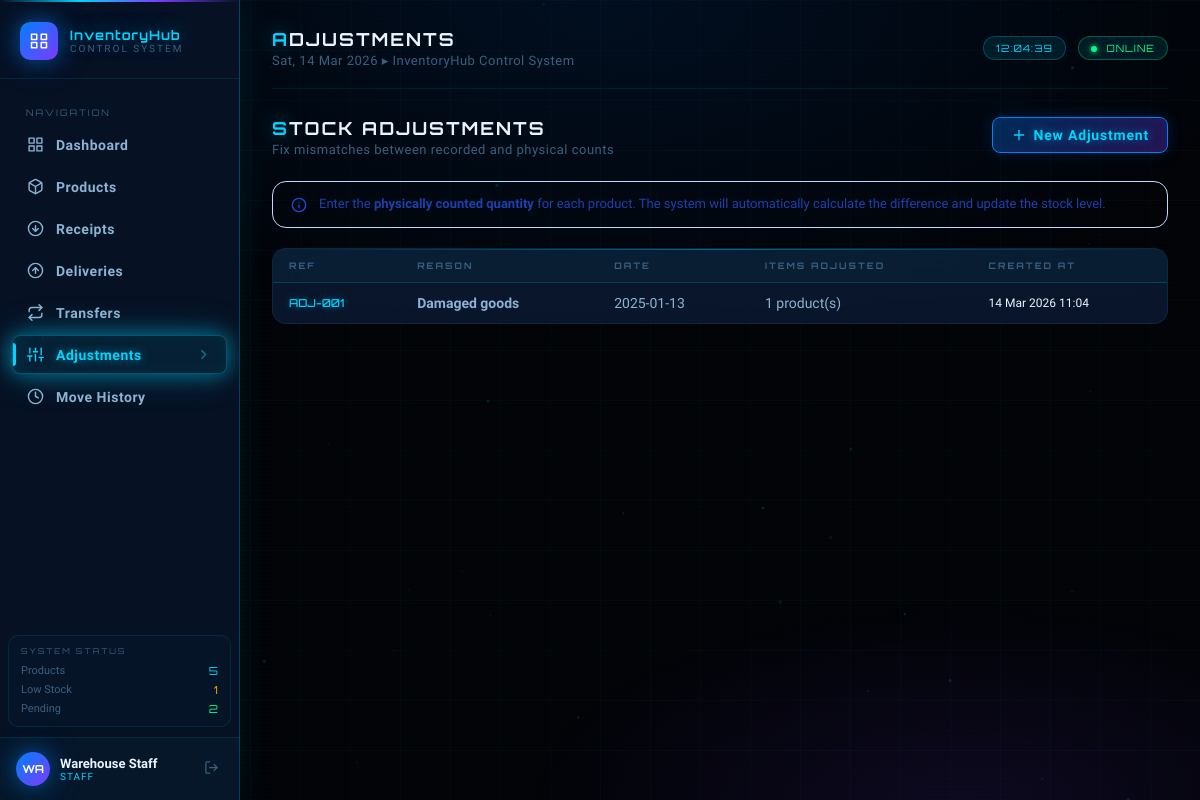
The app's page /pages/adjustments.php (signed in) with its own data.
### tables this page shows
CREATE TABLE adjustments (
    id         INT AUTO_INCREMENT PRIMARY KEY,
    ref_code   VARCHAR(20) NOT NULL UNIQUE,
    reason     VARCHAR(200) NOT NULL,
    adj_date   DATE NOT NULL,
    created_at DATETIME DEFAULT CURRENT_TIMESTAMP
);

### includes/config.php (called while the page is built, shortened)
<?php
function e($s) { return htmlspecialchars($s ?? '', ENT_QUOTES, 'UTF-8'); }

### pages/adjustments.php (the view, shortened to what this page needs)
<?php
require_once __DIR__ . '/../includes/config.php';
$adjustments = $conn->query("
    SELECT a.*, COUNT(ai.id) AS item_count
    FROM adjustments a
    LEFT JOIN adjustment_items ai ON ai.adjustment_id = a.id
    GROUP BY a.id ORDER BY a.created_at DESC
")->fetch_all(MYSQLI_ASSOC);
include __DIR__ . '/../includes/header.php';
?>
<div class="page-header" style="display:flex;align-items:flex-start;justify-content:space-between;margin-bottom:24px;gap:16px;">
  <div class="page-header-left"><div class="page-title"><span>S</span>tock Adjustments</div><div class="page-subtitle">Fix mismatches between recorded and physical counts</div></div>
  <button class="btn btn-primary" data-modal-open="adjModal">
    <i data-feather="plus"></i> New Adjustment
  </button>
</div>
<div style="background:var(--blue-100);border:1px solid #bfdbfe;border-radius:var(--radius-lg);padding:14px 18px;display:flex;gap:12px;margin-bottom:20px;">
  <i data-feather="info" style="color:#1d4ed8;flex-shrink:0;margin-top:1px;"></i>
  <p style="font-size:13px;color:#1e40af;">
    Enter the <strong>physically counted quantity</strong> for each product. The system will automatically calculate the difference and update the stock level.
  </p>
</div>
<div class="glass-panel">
  <div class="table-wrap">
    <table>
      <thead>
        <tr><th>Ref</th><th>Reason</th><th>Date</th><th>Items Adjusted</th><th>Created At</th></tr>
      </thead>
      <tbody>
        <?php foreach ($adjustments as $a): ?>
        <tr>
          <td class="td-mono"><?= e($a['ref_code']) ?></td>
          <td style="font-weight:600;"><?= e($a['reason']) ?></td>
          <td><?= e($a['adj_date']) ?></td>
          <td><?= $a['item_count'] ?> product(s)</td>
          <td style="color:var(--slate-400);font-size:12px;"><?= date('d M Y H:i', strtotime($a['created_at'])) ?></td>
        </tr>
        <?php endforeach; ?>
      </tbody>
    </table>
  </div>
</div>
<?php
include __DIR__ . '/../includes/footer.php';
?>

### assets/css/style.css (style rules this page uses)
:root { --bg-void: #020408; --bg-deep: #060d18; --bg-panel: rgba(8, 20, 40, 0.85); --bg-glass: rgba(10, 25, 50, 0.6); --bg-card: rgba(12, 28, 55, 0.75); --neon-cyan: #00d4ff; --neon-blue: #0080ff; --neon-violet: #7c3aff; --neon-green: #00ff88; --neon-amber: #ffaa00; --neon-red: #ff3366; --glow-cyan: 0 0 20px rgba(0,212,255,0.5), 0 0 40px rgba(0,212,255,0.2); --glow-blue: 0 0 20px rgba(0,128,255,0.5), 0 0 40px rgba(0,128,255,0.2); --glow-green: 0 0 20px rgba(0,255,136,0.4), 0 0 40px rgba(0,255,136,0.15); --glow-amber: 0 0 20px rgba(255,170,0,0.4), 0 0 40px rgba(255,170,0,0.15); --glow-red: 0 0 20px rgba(255,51,102,0.4), 0 0 40px rgba(255,51,102,0.15); --glow-violet: 0 0 20px rgba(124,58,255,0.5), 0 0 40px rgba(124,58,255,0.2); --border-neon: rgba(0,212,255,0.25); --border-subtle: rgba(0,212,255,0.1); --text-primary: #e8f4ff; --text-secondary:#8ab4d4; --text-muted: #3a6080; --sidebar-w: 240px; --radius: 8px; --radius-lg: 14px; --radius-xl: 20px; }
*, *::before, *::after { box-sizing: border-box; margin: 0; padding: 0; }
html { scroll-behavior: smooth; }
body { font-family: 'Rajdhani', sans-serif; font-size: 15px; color: var(--text-primary); background: var(--bg-void); overflow-x: hidden; min-height: 100vh; }
body::before { content: ''; position: fixed; inset: 0; background-image: linear-gradient(rgba(0,212,255,0.03) 1px, transparent 1px), linear-gradient(90deg, rgba(0,212,255,0.03) 1px, transparent 1px); background-size: 50px 50px; animation: gridScroll 20s linear infinite; pointer-events: none; z-index: 0; }
body::after { content: ''; position: fixed; inset: 0; background: radial-gradient(ellipse 80% 60% at 50% 0%, rgba(0,80,180,0.15) 0%, transparent 70%), radial-gradient(ellipse 60% 40% at 80% 100%, rgba(124,58,255,0.1) 0%, transparent 60%); pointer-events: none; z-index: 0; }
.page-title { font-family: 'Orbitron', monospace; font-size: 18px; font-weight: 700; color: var(--text-primary); letter-spacing: 2px; text-transform: uppercase; }
.page-title span { color: var(--neon-cyan); text-shadow: var(--glow-cyan); }
.page-subtitle { font-size: 13px; color: var(--text-muted); margin-top: 3px; letter-spacing: 0.5px; }
.glass-panel { background: var(--bg-card); backdrop-filter: blur(16px); -webkit-backdrop-filter: blur(16px); border: 1px solid var(--border-subtle); border-radius: var(--radius-lg); overflow: hidden; position: relative; transition: border-color 0.3s; }
.glass-panel::before { content: ''; position: absolute; top: 0; left: 0; right: 0; height: 1px; background: linear-gradient(90deg, transparent, var(--neon-cyan), transparent); opacity: 0.4; }
.table-wrap { overflow-x: auto; }
table { width: 100%; border-collapse: collapse; }
thead tr { background: rgba(0,212,255,0.04); border-bottom: 1px solid var(--border-subtle); }
thead th { padding: 11px 16px; text-align: left; font-family: 'Orbitron', monospace; font-size: 9px; font-weight: 700; letter-spacing: 2px; color: var(--text-muted); text-transform: uppercase; white-space: nowrap; }
tbody tr { border-bottom: 1px solid rgba(0,212,255,0.05); transition: all 0.2s; }
tbody tr:last-child { border-bottom: none; }
tbody td { padding: 12px 16px; color: var(--text-secondary); font-size: 14px; font-weight: 500; vertical-align: middle; }
.td-mono { font-family: 'Orbitron', monospace; font-size: 11px; color: var(--neon-cyan); text-shadow: 0 0 8px rgba(0,212,255,0.4); }
.btn { display: inline-flex; align-items: center; gap: 7px; padding: 9px 18px; border-radius: var(--radius); font-family: 'Rajdhani', sans-serif; font-size: 14px; font-weight: 700; letter-spacing: 0.8px; cursor: pointer; text-decoration: none; border: 1px solid transparent; transition: all 0.25s cubic-bezier(0.4, 0, 0.2, 1); position: relative; overflow: hidden; white-space: nowrap; }
.btn::before { content: ''; position: absolute; top: 0; left: -100%; width: 100%; height: 100%; background: linear-gradient(90deg, transparent, rgba(255,255,255,0.08), transparent); transition: left 0.4s; }
.btn-primary { background: linear-gradient(135deg, rgba(0,128,255,0.3), rgba(124,58,255,0.3)); border-color: var(--neon-blue); color: var(--neon-cyan); box-shadow: 0 0 15px rgba(0,128,255,0.2), inset 0 0 15px rgba(0,128,255,0.05); text-shadow: 0 0 10px rgba(0,212,255,0.5); }

### records on screen
adjustments: ref_code "ADJ-001", reason "Damaged goods", adj_date "2025-01-13", item_count "1", created_at "14 Mar 2026 11:04"

### other values on screen
APP_NAME "InventoryHub"
$item['label'] "Dashboard"
$item['label'] "Products"
$item['label'] "Receipts"
$item['label'] "Deliveries"
$item['label'] "Transfers"
$item['label'] "Adjustments"
$item['label'] "Move History"
$totalProd "5"
$lowStock "1"
$pending "2"
substr($_SESSION['user_name'] ?? 'U', 0, 2) "WA"
$_SESSION['user_name'] "Warehouse Staff"
$_SESSION['user_role'] "STAFF"
substr($currentPage,0,1) "A"
